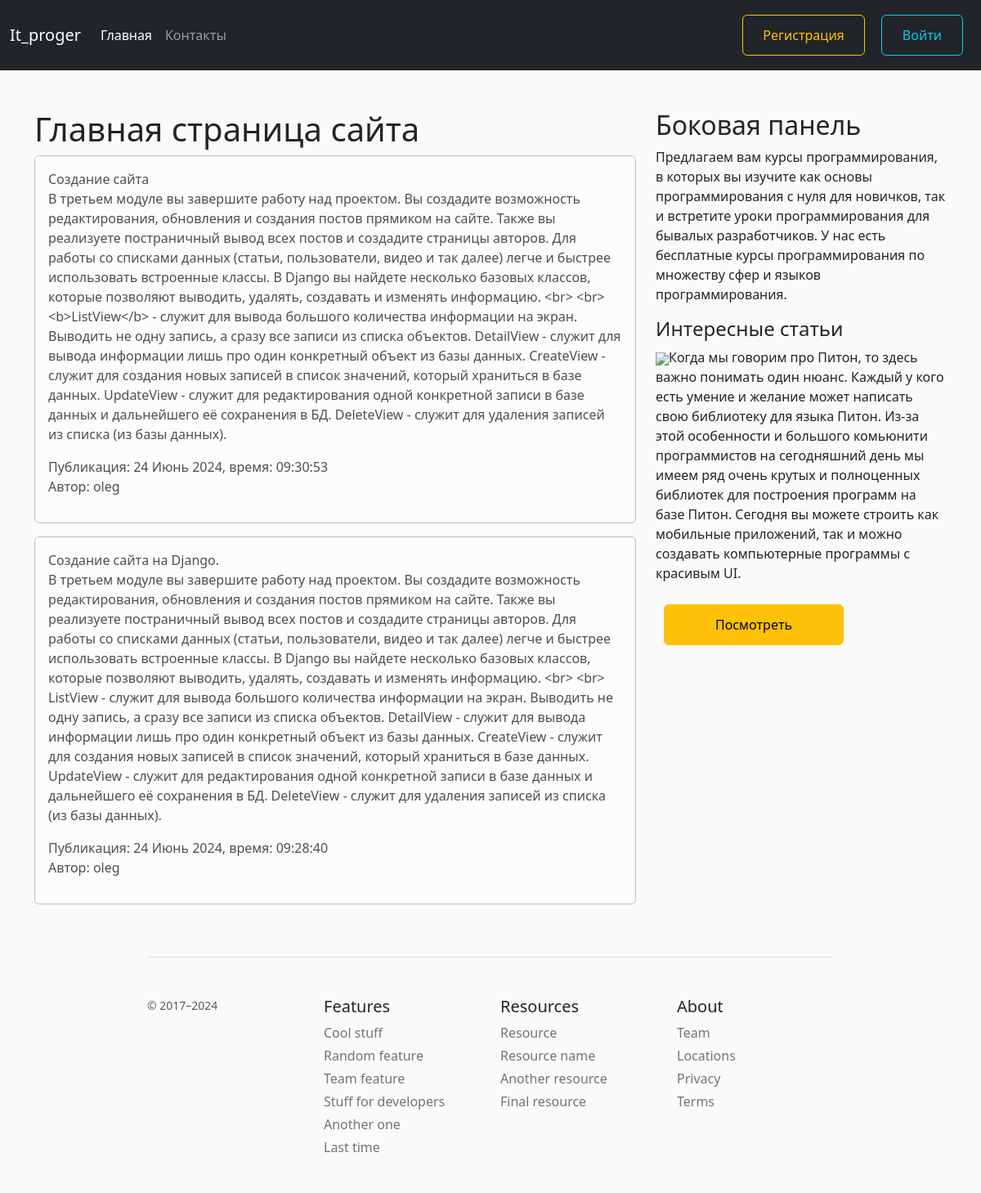
The page / on the database its author committed.
### blog/models.py (models this page shows, shortened)
class News(models.Model):
    title = models.CharField('Название статьи', max_length=100, unique=True)
    text = models.TextField('Основной текст статьи')
    date = models.DateTimeField('Дата', default=timezone.now)
    avtor = models.ForeignKey(User, verbose_name = 'Автор', on_delete=models.CASCADE)
    views = models.IntegerField('Просмотры', default=1)
    class Meta:
        verbose_name = 'Новость'
        verbose_name_plural = 'Новости'

### blog/views.py (the view)
# urls.py: path('', views.ShowNewsView.as_view(), name='home'),
class ShowNewsView(ListView):
    model = News
    template_name = 'blog/home.html'
    context_object_name = 'news'
    ordering = ['-date']
    paginate_by = 2
    def get_context_data(self, **kwargs):
        ctx = super(ShowNewsView, self).get_context_data(**kwargs)
        ctx['title'] = 'Главная страница сайта'
        return ctx

### blog/templates/blog/home.html (shortened to what this page needs)
{% extends 'blog/base.html' %}
{% block content %}
<h1>{{title}}</h1>
    {% for post in news %}
        <div class="alert alert-light"
            <h1>{{post.title}}</h1>
            <p>{{ post.text }}</p>
            <span class="text-multed">Публикация: {{post.date|date:"j F Y, время: H:i:s"}}</span>
            {% if post.avtor %}
                <p>Автор: {{ post.avtor }}</p>
            {% else %}
                <p><b>Автор: </b><mark>Админ</mark></p>
            {% endif %}
        </div>
    {% endfor %}
{% endblock %}
{% block aside_block %}
<h4 class="mt-2">Интересные статьи</h4>
<img src="https://itproger.com/img/courses/x1699009370.jpg.pagespeed.ic.5VqA4q768o.webp"
<p>Когда мы говорим про Питон, то здесь важно понимать один нюанс. Каждый у кого есть умение и желание может написать свою библиотеку для языка Питон. Из-за этой особенности и большого комьюнити программистов на сегодняшний день мы имеем ряд очень крутых и полноценных библиотек для построения программ на базе Питон. Сегодня вы можете строить как мобильные приложений, так и можно создавать компьютерные программы с красивым UI.</p>
<a href="https://itproger.com/course/python-gui">
  <button class="btn btn-warning">Посмотреть</button>
</a>
{% endblock %}

### blog/static/blog/main.css (style rules this page uses)
body { background: #fafafa; }
.alert-light { border-color: #bfbfbf; }
button { position: relative; margin: 10px; width: 220px; height: 50px; border: 1px solid silver; padding: 5px; border-radius: 7px; padding: 10px 15px; font-size: 20px; background: #f5f3ef; color: #151516; align-items: center; }

### rows shown on the page
News: title "Создание сайта", text "В третьем модуле вы завершите работу над проектом. Вы создадите возможность редактирования, обновления и создания постов прямиком на сайте. Также вы реализуете постраничный вывод всех постов и создадите страницы авторов. Для работы со списками данных (статьи, пользователи, видео и так далее) легче и быстрее использовать встроенные классы. В Django вы найдете несколько базовых классов, которые позволяют выводить, удалять, создавать и изменять информацию. <br> <br> <b>ListView</b> - служит для вывода большого количества информации на экран. Выводить не одну запись, а сразу все записи из списка объектов. DetailView - служит для вывода информации лишь про один конкретный объект из базы данных.…", date "24 Июнь 2024, время: 09:30:53", avtor "oleg"
News: title "Создание сайта на Django.", text "В третьем модуле вы завершите работу над проектом. Вы создадите возможность редактирования, обновления и создания постов прямиком на сайте. Также вы реализуете постраничный вывод всех постов и создадите страницы авторов. Для работы со списками данных (статьи, пользователи, видео и так далее) легче и быстрее использовать встроенные классы. В Django вы найдете несколько базовых классов, которые позволяют выводить, удалять, создавать и изменять информацию. <br> <br> ListView - служит для вывода большого количества информации на экран. Выводить не одну запись, а сразу все записи из списка объектов. DetailView - служит для вывода информации лишь про один конкретный объект из базы данных.…", date "24 Июнь 2024, время: 09:28:40", avtor "oleg"

### other values the page prints
{{ title }} "Главная страница сайта"
